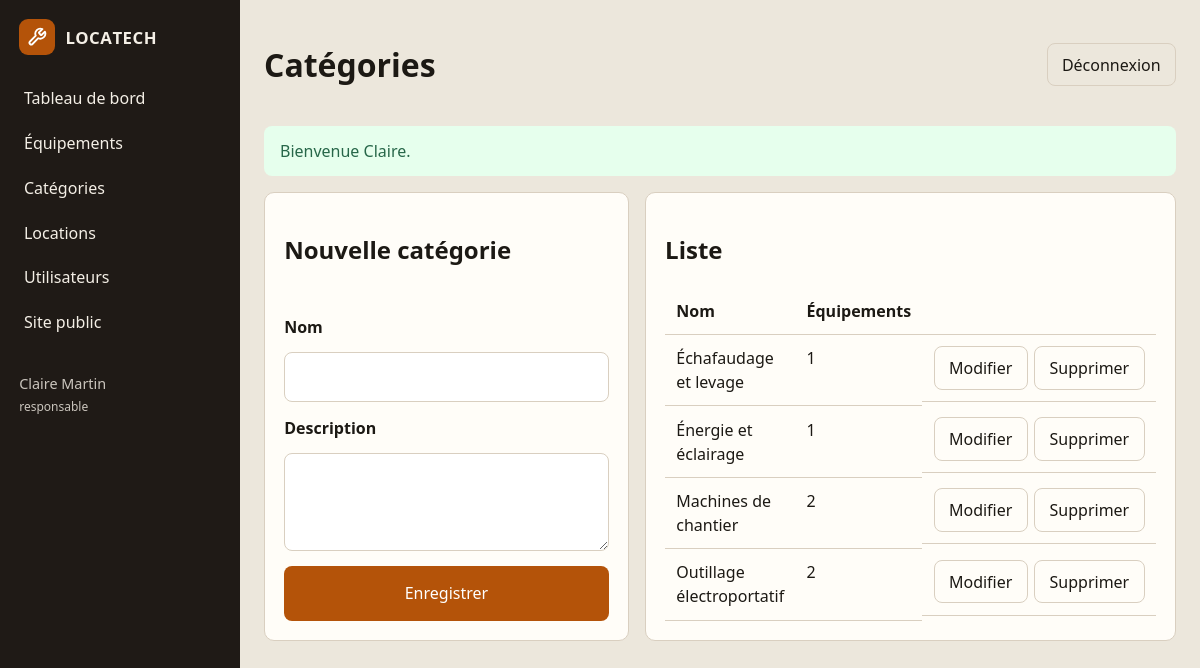
Page /admin/categories (signed in) on the committed database.
### tables this page shows
CREATE TABLE categorie (
    id INT UNSIGNED AUTO_INCREMENT PRIMARY KEY,
    nom VARCHAR(100) NOT NULL,
    description TEXT NULL
);

### config/helpers.php (called while the page is built, shortened)
<?php
function url(string $path = ''): string
{
    $path = ltrim($path, '/');
    return BASE_URL . '/' . $path;
}
function view(string $path, array $data = []): void
{
    extract($data, EXTR_SKIP);
    $file = APP_ROOT . DIRECTORY_SEPARATOR . 'views' . DIRECTORY_SEPARATOR . str_replace('/', DIRECTORY_SEPARATOR, $path) . '.php';
    require $file;
}
function e(?string $value): string
{
    return htmlspecialchars((string) $value, ENT_QUOTES, 'UTF-8');
}

### controllers/EquipementController.php (called while the page is built, shortened)
<?php
class EquipementController
{
    private Categorie  $categorie;
    public function __construct()
    {
        $this->categorie  = new Categorie();
    }
    public function categories(): void
    {
        view('back/categories', [
            'categories' => $this->categorie->findAll(),
            'edit'       => isset($_GET['edit']) ? $this->categorie->findById((int) $_GET['edit']) : null,
        ]);
    }
}

### models/Categorie.php (called while the page is built, shortened)
<?php
class Categorie
{
    private PDO $db;
    public function __construct(?PDO $pdo = null)
    {
        $this->db = $pdo ?? Database::getConnection();
    }
    public function findAll(): array
    {
        $stmt = $this->db->query(
            'SELECT c.*, COUNT(e.id) AS nb_equipements
             FROM categorie c
             LEFT JOIN equipement e ON e.categorie_id = c.id
             GROUP BY c.id
             ORDER BY c.nom'
        );
        return $stmt->fetchAll();
    }
}

### config/Database.php (called while the page is built, shortened)
<?php
class Database
{
    private static ?PDO $instance = null;
    public static function getConnection(): PDO
    {
        if (self::$instance === null) {
            $dsn = sprintf(
                'mysql:host=%s;port=%s;dbname=%s;charset=%s',
                DB_HOST,
                DB_PORT,
                DB_NAME,
                DB_CHARSET
            );
            $options = [
                PDO::ATTR_ERRMODE => PDO::ERRMODE_EXCEPTION,
                PDO::ATTR_DEFAULT_FETCH_MODE => PDO::FETCH_ASSOC,
                PDO::ATTR_EMULATE_PREPARES => false,
                PDO::MYSQL_ATTR_INIT_COMMAND => 'SET NAMES utf8mb4 COLLATE utf8mb4_unicode_ci',
            ];
            try {
                self::$instance = new PDO($dsn, DB_USER, DB_PASS, $options);
            } catch (PDOException $e) {
                error_log('Database connection error: ' . $e->getMessage());
                throw new RuntimeException(
                    'Impossible de se connecter à la base de données. Vérifiez la configuration MySQL (location_db).'
                );
            }
        }
        return self::$instance;
    }
}

### views/back/categories.php (the view, shortened to what this page needs)
<?php
require APP_ROOT . '/views/layout/admin_header.php';
?>
<div class="admin-grid">
    <form method="post" action="<?= e(url('admin/categories')) ?>" class="form panel">
        <h2><?= $edit ? 'Modifier' : 'Nouvelle catégorie' ?></h2>
        <label>
            Nom
            <input type="text" name="nom" value="<?= e($edit['nom'] ?? '') ?>">
        </label>
        <label>
            Description
            <textarea name="description" rows="3"><?= e($edit['description'] ?? '') ?></textarea>
        </label>
        <button class="btn btn-primary" type="submit">Enregistrer</button>
    </form>
    <div class="panel">
        <h2>Liste</h2>
        <div class="table-wrap">
            <table>
                <thead>
                <tr><th>Nom</th><th>Équipements</th><th></th></tr>
                </thead>
                <tbody>
                <?php foreach ($categories as $cat): ?>
                    <tr>
                        <td><?= e($cat['nom']) ?></td>
                        <td><?= (int) $cat['nb_equipements'] ?></td>
                        <td class="actions">
                            <a class="btn btn-ghost" href="<?= e(url('admin/categories?edit=' . $cat['id'])) ?>">Modifier</a>
                            <form method="post" action="<?= e(url('admin/categories')) ?>" onsubmit="return confirm('Supprimer cette catégorie ?');">
                                <button class="btn btn-ghost" type="submit">Supprimer</button>
                            </form>
                        </td>
                    </tr>
                <?php endforeach; ?>
                </tbody>
            </table>
        </div>
    </div>
</div>
<?php require APP_ROOT . '/views/layout/admin_footer.php'; ?>

### public/css/style.css (style rules this page uses)
:root { --bg: #f4efe6; --ink: #1c1914; --muted: #5c564c; --paper: #fffdf8; --line: #d9cfc0; --accent: #b45309; --accent-dark: #8a3d07; --ok: #276749; --bad: #9b2c2c; --sidebar: #1f1a16; --radius: 10px; font-family: "Segoe UI", system-ui, sans-serif; }
* { box-sizing: border-box; }
body { margin: 0; background: var(--bg); color: var(--ink); line-height: 1.5; }
a { color: var(--accent-dark); text-decoration: none; }
.hero-panel, .card, .panel, .auth-box { background: var(--paper); border: 1px solid var(--line); border-radius: var(--radius); padding: 1.2rem; }
.btn { display: inline-block; border: 0; border-radius: 8px; padding: 0.55rem 0.9rem; cursor: pointer; font: inherit; text-decoration: none; }
.btn-primary { background: var(--accent); color: white; }
.btn-ghost { background: transparent; color: inherit; border: 1px solid var(--line); }
.form { display: grid; gap: 0.9rem; }
.form label { display: grid; gap: 0.35rem; font-weight: 600; }
.form input, .form select, .form textarea, .filters select { width: 100%; padding: 0.55rem 0.7rem; border: 1px solid var(--line); border-radius: 8px; font: inherit; background: white; }
.table-wrap { overflow-x: auto; }
table { width: 100%; border-collapse: collapse; background: var(--paper); }
th, td { text-align: left; padding: 0.7rem; border-bottom: 1px solid var(--line); vertical-align: top; }
.actions, .inline-form { display: flex; gap: 0.4rem; align-items: center; }
.back-office { background: #ece7dc; }
.admin-grid { display: grid; grid-template-columns: 1fr 1fr; gap: 1rem; }

### rows in the picture
categorie: nom "Échafaudage et levage", nb_equipements "1"
categorie: nom "Énergie et éclairage", nb_equipements "1"
categorie: nom "Machines de chantier", nb_equipements "2"
categorie: nom "Outillage électroportatif", nb_equipements "2"

### other values in the picture
$user['prenom'] . ' ' . $user['nom'] "Claire Martin"
$user['role'] "responsable"
$title "Catégories"
$success "Bienvenue Claire."
